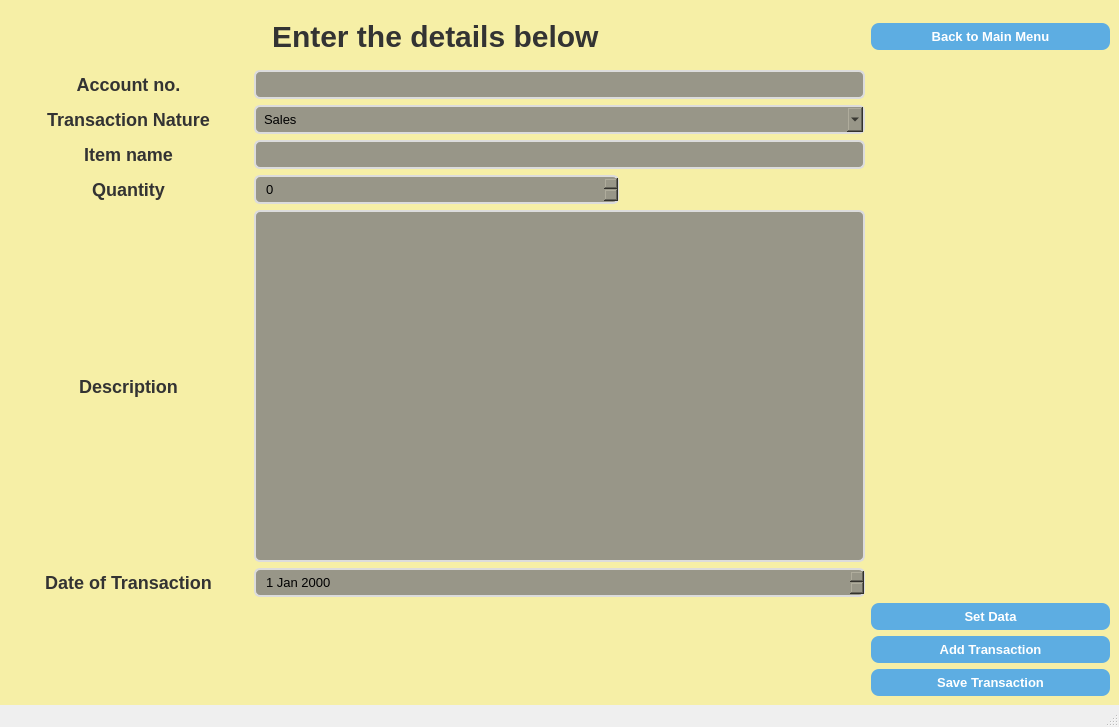
<?xml version="1.0" encoding="UTF-8"?>
<ui version="4.0">
 <class>InventoryWindow</class>
 <widget class="QMainWindow" name="InventoryWindow">
  <property name="geometry">
   <rect>
    <x>0</x>
    <y>0</y>
    <width>1119</width>
    <height>727</height>
   </rect>
  </property>
  <property name="windowTitle">
   <string>MainWindow</string>
  </property>
  <property name="styleSheet">
   <string notr="true"/>
  </property>
  <widget class="QWidget" name="centralwidget">
   <property name="styleSheet">
    <string notr="true">QWidget {
    background-color: #F6EFA6;
}

/* Labels */
#label_2{
    font-size: 30px;
    font-weight: bold;
    color: #333333;
	padding: 10px;
}


QLabel {
    font-size: 18px;
    font-weight: bold;
    color: #333333;
}

/* Input fields: LineEdit, ComboBox, SpinBox, DateEdit */
QLineEdit, QComboBox, QSpinBox, QDateEdit {
    border: 2px solid #dcdcdc;
    border-radius: 6px;
    padding: 4px 8px;
    background-color: #989688;
    font-size: 13px;
	color: black;
}
QLineEdit:focus, QComboBox:focus, QSpinBox:focus, QDateEdit:focus {
    border: 2px solid #5dade2;
    background-color: #f0faff;
}

/* TextEdit */
QTextEdit {
    border: 2px solid #dcdcdc;
    border-radius: 6px;
    background-color: #989688;
    padding: 6px;
	color: black;
    font-size: 13px;
}
QTextEdit:focus {
    border: 2px solid #5dade2;
    background-color: #f0faff;
}

/* Push Buttons */
QPushButton {
    background-color: #5dade2;
    color: white;
    font-weight: bold;
    font-size: 13px;
    padding: 6px 12px;
    border-radius: 8px;
    border: none;
}
QPushButton:hover {
    background-color: #3498db;
}
QPushButton:pressed {
    background-color: #2e86c1;
}

/* ComboBox Hover Effect */
QComboBox:hover {
    border: 2px solid #5dade2;
}
</string>
   </property>
   <layout class="QGridLayout" name="gridLayout">
    <item row="10" column="3">
     <widget class="QPushButton" name="pushButton">
      <property name="font">
       <font>
        <pointsize>-1</pointsize>
        <bold>true</bold>
       </font>
      </property>
      <property name="text">
       <string>Set Data</string>
      </property>
     </widget>
    </item>
    <item row="8" column="1" colspan="2">
     <widget class="QTextEdit" name="description">
      <property name="font">
       <font>
        <pointsize>-1</pointsize>
       </font>
      </property>
     </widget>
    </item>
    <item row="9" column="0">
     <widget class="QLabel" name="label_7">
      <property name="font">
       <font>
        <pointsize>-1</pointsize>
        <bold>true</bold>
       </font>
      </property>
      <property name="text">
       <string>Date of Transaction</string>
      </property>
      <property name="alignment">
       <set>Qt::AlignmentFlag::AlignCenter</set>
      </property>
     </widget>
    </item>
    <item row="4" column="0">
     <widget class="QLabel" name="label">
      <property name="font">
       <font>
        <pointsize>-1</pointsize>
        <bold>true</bold>
       </font>
      </property>
      <property name="text">
       <string>Account no.</string>
      </property>
      <property name="alignment">
       <set>Qt::AlignmentFlag::AlignCenter</set>
      </property>
     </widget>
    </item>
    <item row="11" column="3">
     <widget class="QPushButton" name="add_transaction_btn">
      <property name="font">
       <font>
        <pointsize>-1</pointsize>
        <bold>true</bold>
       </font>
      </property>
      <property name="text">
       <string>Add Transaction</string>
      </property>
     </widget>
    </item>
    <item row="5" column="0">
     <widget class="QLabel" name="label_3">
      <property name="font">
       <font>
        <pointsize>-1</pointsize>
        <bold>true</bold>
       </font>
      </property>
      <property name="text">
       <string>Transaction Nature</string>
      </property>
      <property name="alignment">
       <set>Qt::AlignmentFlag::AlignCenter</set>
      </property>
     </widget>
    </item>
    <item row="9" column="1" colspan="2">
     <widget class="QDateEdit" name="date">
      <property name="font">
       <font>
        <pointsize>-1</pointsize>
       </font>
      </property>
     </widget>
    </item>
    <item row="7" column="0">
     <widget class="QLabel" name="label_5">
      <property name="font">
       <font>
        <pointsize>-1</pointsize>
        <bold>true</bold>
       </font>
      </property>
      <property name="text">
       <string>Quantity</string>
      </property>
      <property name="alignment">
       <set>Qt::AlignmentFlag::AlignCenter</set>
      </property>
     </widget>
    </item>
    <item row="7" column="1">
     <widget class="QSpinBox" name="quantity">
      <property name="font">
       <font>
        <pointsize>-1</pointsize>
       </font>
      </property>
     </widget>
    </item>
    <item row="6" column="1" colspan="2">
     <widget class="QLineEdit" name="item_name">
      <property name="font">
       <font>
        <pointsize>-1</pointsize>
       </font>
      </property>
     </widget>
    </item>
    <item row="4" column="1" colspan="2">
     <widget class="QLineEdit" name="account_no">
      <property name="font">
       <font>
        <pointsize>-1</pointsize>
       </font>
      </property>
     </widget>
    </item>
    <item row="6" column="0">
     <widget class="QLabel" name="label_4">
      <property name="font">
       <font>
        <pointsize>-1</pointsize>
        <bold>true</bold>
       </font>
      </property>
      <property name="text">
       <string>Item name</string>
      </property>
      <property name="alignment">
       <set>Qt::AlignmentFlag::AlignCenter</set>
      </property>
     </widget>
    </item>
    <item row="5" column="1" colspan="2">
     <widget class="QComboBox" name="transaction_nature">
      <property name="font">
       <font>
        <pointsize>-1</pointsize>
       </font>
      </property>
      <item>
       <property name="text">
        <string>Sales</string>
       </property>
      </item>
      <item>
       <property name="text">
        <string>Purchase</string>
       </property>
      </item>
      <item>
       <property name="text">
        <string>Sales Return</string>
       </property>
      </item>
      <item>
       <property name="text">
        <string>Purchase Return</string>
       </property>
      </item>
     </widget>
    </item>
    <item row="3" column="1">
     <widget class="QLabel" name="label_2">
      <property name="font">
       <font>
        <pointsize>-1</pointsize>
        <bold>true</bold>
       </font>
      </property>
      <property name="text">
       <string>Enter the details below</string>
      </property>
     </widget>
    </item>
    <item row="8" column="0">
     <widget class="QLabel" name="label_6">
      <property name="font">
       <font>
        <pointsize>-1</pointsize>
        <bold>true</bold>
       </font>
      </property>
      <property name="text">
       <string>Description</string>
      </property>
      <property name="alignment">
       <set>Qt::AlignmentFlag::AlignCenter</set>
      </property>
     </widget>
    </item>
    <item row="12" column="3">
     <widget class="QPushButton" name="save_transaction_btn">
      <property name="font">
       <font>
        <pointsize>-1</pointsize>
        <bold>true</bold>
       </font>
      </property>
      <property name="text">
       <string>Save Transaction</string>
      </property>
     </widget>
    </item>
    <item row="3" column="3">
     <widget class="QPushButton" name="back_btn">
      <property name="font">
       <font>
        <pointsize>-1</pointsize>
        <bold>true</bold>
       </font>
      </property>
      <property name="text">
       <string>Back to Main Menu</string>
      </property>
     </widget>
    </item>
   </layout>
  </widget>
  <widget class="QMenuBar" name="menubar">
   <property name="geometry">
    <rect>
     <x>0</x>
     <y>0</y>
     <width>1119</width>
     <height>25</height>
    </rect>
   </property>
  </widget>
  <widget class="QStatusBar" name="statusbar"/>
 </widget>
 <resources/>
 <connections/>
</ui>
